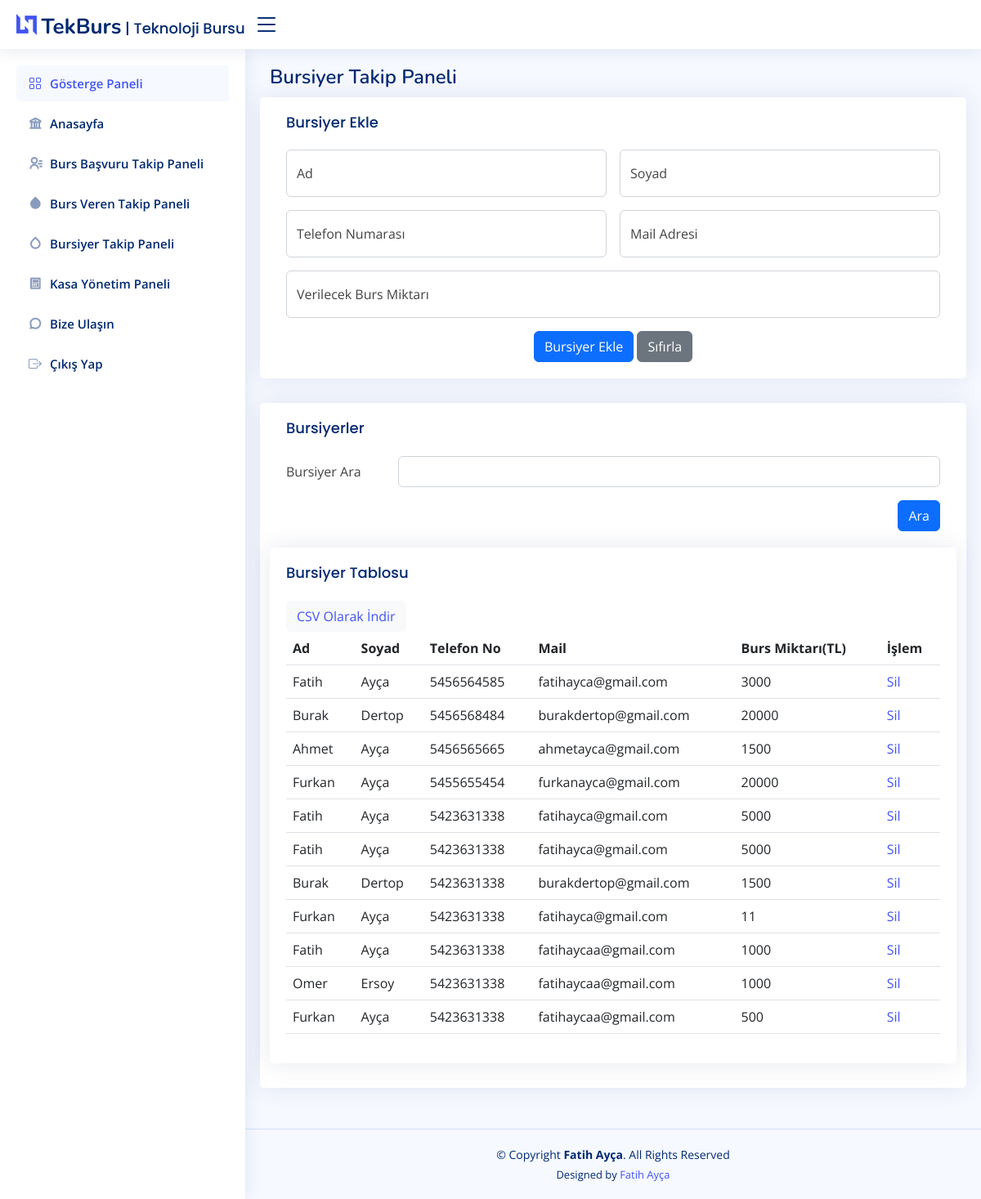
/bursiyer.php (signed in), run on the app's committed database.
### tables this page shows
CREATE TABLE IF NOT EXISTS `bursiyer` (
  `id` int(11) NOT NULL AUTO_INCREMENT,
  `ad` varchar(25) NOT NULL,
  `soyad` varchar(25) NOT NULL,
  `telefon` varchar(55) NOT NULL,
  `mail` varchar(55) NOT NULL,
  `burs` int(7) NOT NULL,
  PRIMARY KEY (`id`)
);

### bursiyer.php (the view, shortened to what this page needs)
<!DOCTYPE html>
<html lang="tr">
<head>
  <link href="assets/vendor/bootstrap/css/bootstrap.min.css" rel="stylesheet">
  <link href="assets/vendor/bootstrap-icons/bootstrap-icons.css" rel="stylesheet">
  <link href="assets/vendor/boxicons/css/boxicons.min.css" rel="stylesheet">
  <link href="assets/vendor/quill/quill.snow.css" rel="stylesheet">
  <link href="assets/vendor/quill/quill.bubble.css" rel="stylesheet">
  <link href="assets/vendor/remixicon/remixicon.css" rel="stylesheet">
  <link href="assets/vendor/simple-datatables/style.css" rel="stylesheet">
  <link href="assets/css/style.css" rel="stylesheet">
</head>
<body>
<?php
$baglan = baglan();
?>
  <header id="header" class="header fixed-top d-flex align-items-center">
    <div class="d-flex align-items-center justify-content-between">
      <a href="anasayfa.php" class="logo d-flex align-items-center">
        <img src="assets/img/logo.png" alt="">
        <h5 class="card-title"><span> TekBurs</span> | Teknoloji Bursu </h5>
      </a>
      <i class="bi bi-list toggle-sidebar-btn"></i>
    </div>
  </header>
    <aside id="sidebar" class="sidebar">
<ul class="sidebar-nav" id="sidebar-nav">
  <li class="nav-item">
    <a class="nav-link ">
      <i class="bi bi-grid"></i>
      <span>Gösterge Paneli</span>
    </a>
  </li>
  <li class="nav-item">
    <a class="nav-link collapsed" href="anasayfa.php">
      <i class="ri-bank-line"></i>
      <span>Anasayfa</span>
    </a>
  </li>
  <li class="nav-item">
    <a class="nav-link collapsed" href="bursbasvuru.php">
      <i class="ri-contacts-line"></i>
      <span>Burs Başvuru Takip Paneli</span>
    </a>
  </li>
  <li class="nav-item">
    <a class="nav-link collapsed" href="bursveren.php">
      <i class="ri-drop-fill"></i>
      <span>Burs Veren Takip Paneli</span>
    </a>
  </li>
  <li class="nav-item">
    <a class="nav-link collapsed" href="bursiyer.php">
      <i class=" ri-drop-line"></i>
      <span>Bursiyer Takip Paneli</span>
    </a>
  </li>
  <li class="nav-item">
    <a class="nav-link collapsed" href="kasa.php">
      <i class="ri-calculator-line"></i>
      <span>Kasa Yönetim Paneli</span>
    </a>
  </li>
  <li class="nav-item">
    <a class="nav-link collapsed" href="destekadmin.php">
      <i class="ri-chat-3-line"></i>
      <span>Bize Ulaşın</span>
    </a>
  </li>
  <li class="nav-item">
    <a class="nav-link collapsed" href="cikis.php">
      <i class="bi bi-box-arrow-right"></i>
      <span>Çıkış Yap</span>
    </a>
  </li>
</ul>
</aside>
  <main id="main" class="main">
    <div class="pagetitle">
      <h1>Bursiyer Takip Paneli</h1>
    </div>
    <section class="section dashboard">
      <div class="row">
      <div class="card">
            <div class="card-body">
              <h5 class="card-title">Bursiyer Ekle</h5>
              <form action="ekle.php" method="post" class="row g-3">
              <div class="col-md-6">
                  <div class="form-floating">
                    <input type="text" name="ad" class="form-control" placeholder="Ad" required>
                    <label>Ad</label>
                  </div>
                </div>
                <div class="col-md-6">
                  <div class="form-floating">
                    <input type="text" name="soyad" class="form-control" placeholder="Soyad" required>
                    <label>Soyad</label>
                  </div>
                </div>
                <div class="col-md-6">
                  <div class="form-floating">
                  <input type="text" name="telefon" class="form-control" placeholder="Telefon Numarası" required>
                    <label>Telefon Numarası</label>
                  </div>
                </div>
                <div class="col-md-6">
                  <div class="form-floating">
                    <input type="text" name="mail" class="form-control" placeholder="Mail Adresi" required>
                    <label for="floatingPassword">Mail Adresi</label>
                  </div>
                </div>
                <div class="col-12">
                  <div class="form-floating">
                  <input type="number" name="burs" class="form-control" placeholder="Verilecek Burs Miktarı" required>
                    <label >Verilecek Burs Miktarı</label>
                  </div>
                </div>
                <div class="text-center">
                  <button type="submit" class="btn btn-primary">Bursiyer Ekle</button>
                  <button type="reset" class="btn btn-secondary">Sıfırla</button>
                </div>
              </form>
            </div>
</div>
<div class="card">
            <div class="card-body">
              <h5 class="card-title">Bursiyerler</h5>
              <form action="bursiyer" method="post">
                <div class="row mb-3">
                  <label for="inputText" class="col-sm-2 col-form-label">Bursiyer Ara</label>
                  <div class="col-sm-10">
                    <input type="text" class="form-control" name="arama">
                  </div>
                </div>
                  <button style="float:right" type="submit" class="btn btn-primary">Ara</button>
                </div>
<div class="card">
            <div class="card-body">
              <h5 class="card-title">Bursiyer Tablosu</h5>
              <table class="table">
                <thead>
                  <tr>
                    <th scope="col">Ad</th>
                    <th scope="col">Soyad</th>
                    <th scope="col">Telefon No</th>
                    <th scope="col">Mail</th>
                    <th scope="col">Burs Miktarı(TL)</th>
                    <th scope="col">İşlem</th>
                  </tr>
                </thead>
                <tbody>
                  <?php
$search=$_POST["arama"];
if (isset($_POST["arama"]) & $_POST["arama"] != "") {
  $sorgu = $baglan->prepare("select * from bursiyer where concat(ad,soyad,telefon,mail) like '%".$search."%' ");
  $sorgu->execute();
  while ($satir = $sorgu->fetchObject()){
    echo "<tr>
            <td>$satir->ad</td>
            <td>$satir->soyad</td>
            <td>$satir->telefon</td>
            <td>$satir->mail</td>
            <td>$satir->burs</td>
            <td><a href='bursiyer.php?id=$satir->id'>Sil</a></td>
          </tr>";
  }
} else {
  $sorgu = $baglan->prepare("select * from bursiyer order by id asc");
  $sorgu->execute();
  while ($satir = $sorgu->fetchObject()){
    echo "<tr>
            <td>$satir->ad</td>
            <td>$satir->soyad</td>
            <td>$satir->telefon</td>
            <td>$satir->mail</td>
            <td>$satir->burs</td>
            <td><a href='bursiyer.php?id=$satir->id'>Sil</a></td>
          </tr>";
  }
}
                  ?>
                  <button type="button" class="btn btn-light"><a href="csvindir.php?id=bursiyer">
                     CSV Olarak İndir</a></button>
                </tbody>
              </table>
              </div>
          </div>
  </main>
  <footer id="footer" class="footer">
    <div class="copyright">
      &copy; Copyright <strong><span>Fatih Ayça</span></strong>. All Rights Reserved
    </div>
    <div class="credits">
      Designed by <a href="https://www.linkedin.com/in/fatihayca/">Fatih Ayça</a>
    </div>
  </footer>
</body>
</html>

### assets/css/style.css (style rules this page uses)
:root { scroll-behavior: smooth; }
body { font-family: "Open Sans", sans-serif; background: #f6f9ff; color: #444444; }
a { color: #4154f1; text-decoration: none; }
h1, h2, h3, h4, h5, h6 { font-family: "Nunito", sans-serif; }
#main { margin-top: 60px; padding: 20px 30px; transition: all 0.3s; }
.pagetitle { margin-bottom: 10px; }
.pagetitle h1 { font-size: 24px; margin-bottom: 0; font-weight: 600; color: #012970; }
.card { margin-bottom: 30px; border: none; border-radius: 5px; box-shadow: 0px 0 30px rgba(1, 41, 112, 0.1); }
.card-title { padding: 20px 0 15px 0; font-size: 18px; font-weight: 500; color: #012970; font-family: "Poppins", sans-serif; }
.card-title span { color: #899bbd; font-size: 14px; font-weight: 400; }
.card-body { padding: 0 20px 20px 20px; }
.logo { line-height: 1; }
@media (min-width: 1200px) { .logo { width: 280px; } }
.logo img { max-height: 26px; margin-right: 6px; }
.logo span { font-size: 26px; font-weight: 700; color: #012970; font-family: "Nunito", sans-serif; }
.header { transition: all 0.5s; z-index: 997; height: 60px; box-shadow: 0px 2px 20px rgba(1, 41, 112, 0.1); background-color: #fff; padding-left: 20px; }
.header .toggle-sidebar-btn { font-size: 32px; padding-left: 10px; cursor: pointer; color: #012970; }
.sidebar { position: fixed; top: 60px; left: 0; bottom: 0; width: 300px; z-index: 996; transition: all 0.3s; padding: 20px; overflow-y: auto; scrollbar-width: thin; scrollbar-color: #aab7cf transparent; box-shadow: 0px 0px 20px rgba(1, 41, 112, 0.1); background-color: #fff; }
@media (min-width: 1200px) { #main, #footer { margin-left: 300px; } }
.sidebar-nav { padding: 0; margin: 0; list-style: none; }
.sidebar-nav li { padding: 0; margin: 0; list-style: none; }
.sidebar-nav .nav-item { margin-bottom: 5px; }
.sidebar-nav .nav-link { display: flex; align-items: center; font-size: 15px; font-weight: 600; color: #4154f1; transition: 0.3; background: #f6f9ff; padding: 10px 15px; border-radius: 4px; }
.sidebar-nav .nav-link i { font-size: 16px; margin-right: 10px; color: #4154f1; }
.sidebar-nav .nav-link.collapsed { color: #012970; background: #fff; }
.sidebar-nav .nav-link.collapsed i { color: #899bbd; }
.footer { padding: 20px 0; font-size: 14px; transition: all 0.3s; border-top: 1px solid #cddfff; }
.footer .copyright { text-align: center; color: #012970; }
.footer .credits { padding-top: 5px; text-align: center; font-size: 13px; color: #012970; }

### data on the page
bursiyer: ad "Fatih", soyad "Ayça", telefon "5456564585", mail "fatihayca@gmail.com", burs "3000"
bursiyer: ad "Burak", soyad "Dertop", telefon "5456568484", mail "burakdertop@gmail.com", burs "20000"
bursiyer: ad "Ahmet", soyad "Ayça", telefon "5456565665", mail "ahmetayca@gmail.com", burs "1500"
bursiyer: ad "Furkan", soyad "Ayça", telefon "5455655454", mail "furkanayca@gmail.com", burs "20000"
bursiyer: ad "Fatih", soyad "Ayça", telefon "5423631338", mail "fatihayca@gmail.com", burs "5000"
bursiyer: ad "Fatih", soyad "Ayça", telefon "5423631338", mail "fatihayca@gmail.com", burs "5000"
bursiyer: ad "Burak", soyad "Dertop", telefon "5423631338", mail "burakdertop@gmail.com", burs "1500"
bursiyer: ad "Furkan", soyad "Ayça", telefon "5423631338", mail "fatihayca@gmail.com", burs "11"
bursiyer: ad "Fatih", soyad "Ayça", telefon "5423631338", mail "fatihaycaa@gmail.com", burs "1000"
bursiyer: ad "Omer", soyad "Ersoy", telefon "5423631338", mail "fatihaycaa@gmail.com", burs "1000"
bursiyer: ad "Furkan", soyad "Ayça", telefon "5423631338", mail "fatihaycaa@gmail.com", burs "500"
